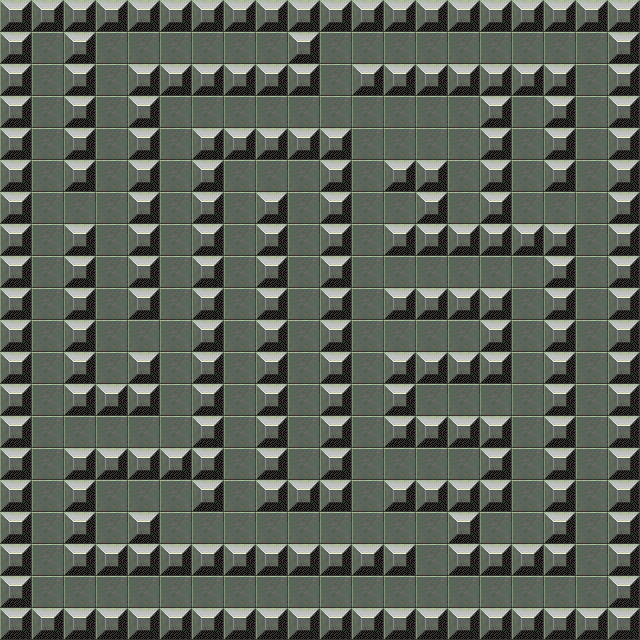

Below is a game level as drawn by its tile map, then a one-line description and the .tmx that defines it (tile-layer data replaced by summaries):
An orthogonal 20x20 tile map with 32x32 px tiles, 1 tile layer (level 1), 2 hidden layers not drawn and 9 objects (4x CoinEntity, actor1m).

<map version="1.0" orientation="orthogonal" renderorder="right-down" width="20" height="20" tilewidth="32" tileheight="32" backgroundcolor="#ffffff" nextobjectid="32">
 <tileset firstgid="1" name="forest" tilewidth="32" tileheight="32">
  <image source="../img/forest.png" trans="ff00ff" width="640" height="1024" />
 </tileset>
 <layer name="level 1" width="20" height="20">
  <data>[400 cells, 400 non-empty, 2 distinct tile ids]</data>
 </layer>
 <layer name="level 2" width="20" height="20" visible="0">
  <data>[400 cells, 0 non-empty, 0 distinct tile ids]</data>
 </layer>
 <objectgroup name="Player">
  <object id="1" name="mainPlayer" type="actor1m" x="30" y="32" width="32" height="32" />
  <object id="22" name="CoinEntity" x="34" y="191" width="32" height="32">
   <properties>
    <property name="framewidth" value="32" />
    <property name="image" value="spinning_coin_gold" />
   </properties>
  </object>
  <object id="24" name="CoinEntity" x="447" y="320" width="32" height="32">
   <properties>
    <property name="framewidth" value="32" />
    <property name="image" value="spinning_coin_gold" />
   </properties>
  </object>
  <object id="25" name="CoinEntity" x="288" y="446" width="32" height="32">
   <properties>
    <property name="framewidth" value="32" />
    <property name="image" value="spinning_coin_gold" />
   </properties>
  </object>
  <object id="26" name="CoinEntity" x="98" y="508" width="32" height="32">
   <properties>
    <property name="framewidth" value="32" />
    <property name="image" value="spinning_coin_gold" />
   </properties>
  </object>
 </objectgroup>
 <layer name="level 3" width="20" height="20" visible="0">
  <data>[400 cells, 0 non-empty, 0 distinct tile ids]</data>
 </layer>
 <objectgroup color="#ff0000" name="collision">
  <object id="27" x="26" y="31">
   <polyline points="0,0 0,575 1,580 586,580 586,-4 1,-2 0,-1" />
  </object>
  <object id="28" x="66" y="31">
   <polyline points="0,0 2,157 24,157 25,-1" />
  </object>
  <object id="30" x="65" y="226">
   <polyline points="0,0 27,0 26,162 66,161 66,130 90,130 89,186 2,185 2,0" />
  </object>
  <object id="31" x="68" y="452">
   <polyline points="0,0 0,118 341,119 341,98 86,97 86,66 69,65 66,99 21,97 21,23 127,21 130,53 151,53 151,-294 154,-299 257,-297 257,34 212,32 216,-257 193,-257 193,53 278,55 280,-321 128,-320 129,-1 0,0" />
  </object>
 </objectgroup>
</map>